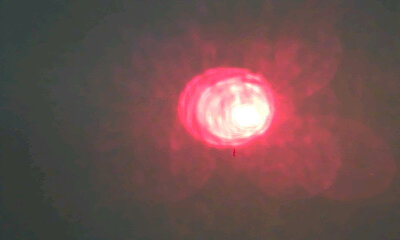
#> input picture 25_EE/dataset_01/images/84-127/84-127/capture_100.jpg, 400 x 240 px
$ python -i 23E_CV_real_trail.py   (imports and definitions only)
#> lines starting #> are read from the running program, lines starting #| are printed output that depends on the picture; after the words box and inside, x2 and y2 are one past the last pixel; in counts of white or black regions, pixels touching at a corner belong together
#> further down, picture is the input picture: shape (240, 400, 3); mean B, G, R 77.7, 79.1, 109.9
# 导入必要的库
import cv2  # OpenCV库，用于图像处理
import numpy as np  # NumPy库，用于数值计算
import time  # 时间库
import struct
# import serial
# import serial.tools.list_ports
# import serial  # 串口通信库
# 初始化串口
# 参数说明：'COM3'是串口号，115200是波特率，根据实际情况修改
# ser = serial.Serial('COM3', 115200)

# 初始化摄像头
# [9 lines not run here, left out]

# 定义感兴趣区域(ROI)
# 格式：(x起始坐标, y起始坐标, 宽度, 高度)
ROI = (0, 0, 160, 120)

# # 调节通道强度
lutEqual = np.array([i for i in range(256)]).astype("uint8")
# lutRaisen = np.array([int(102+0.6*i) for i in range(256)]).astype("uint8")
# # 调节饱和度
# # 一个三通道的查找表，其中蓝色通道和红色通道采用了 lutEqual，而绿色通道采用了 lutRaisen。这样就实现了对图像的饱和度进行调节，同时保持了图像的亮度和色调。
lutSRaisen = np.dstack((lutEqual, lutEqual, lutEqual))  # Saturation raisen

# 定义红色和绿色的HSV颜色范围阈值
# HSV颜色空间中，红色需要两个范围来覆盖
lower_red = np.array([96,0, 205])   # 红色下限 (H,S,V)
upper_red = np.array([179, 255, 255]) # 红色上限

lower_green = np.array([0, 0, 205])   # 更合理的绿色下限
upper_green = np.array([61, 255, 255]) # 更合理的绿色上限

x_red,x_green,y_red,y_green=0,0,0,0

# 串口定义
# serial_port = serial.Serial("/dev/ttyAMA0", 115200, timeout=0.5)
# serial_port_state = serial_port.is_open


def detect_black_border(
    frame, min_area=100, min_side=20, max_aspect_ratio=5, min_inner_ratio=0.5
):
    """
    检测图像中的黑色矩形边框

    参数:
        frame: 输入图像(BGR格式)
        min_area: 最小矩形面积阈值
        min_side: 最小边长阈值(像素)
        max_aspect_ratio: 最大宽高比
        min_inner_ratio: 内框相对于外框的最小边长比例(0-1)

    返回:
        processed_frame: 处理后的图像(带标记)
        border_points: 检测到的边框点(4个有序角点坐标), 未检测到返回None
                      顺序: [左上, 右上, 右下, 左下]
    """
#> called with min_area = 100, min_side = 20, max_aspect_ratio = 5, min_inner_ratio = 0.5
    # 转换为HSV颜色空间
    hsv = cv2.cvtColor(frame, cv2.COLOR_BGR2HSV)
#> hsv: shape (240, 400, 3); mean H, S, V 58, 68.1, 111.2

    # 定义黑色的HSV范围
    lower_black = np.array([0, 0, 0])
    upper_black = np.array([179, 255, 100])

    # 创建黑色区域的掩膜
    mask = cv2.inRange(hsv, lower_black, upper_black)
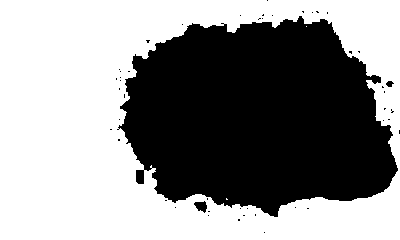
#> mask: shape (240, 400); 56.6% white; 48 black regions (45 under 20 px), largest, box (x1, y1, x2, y2) and area: (117, 16, 398, 217) 41385, (194, 201, 207, 213) 99, (386, 81, 394, 87) 33

    # 形态学操作
    kernel = np.ones((3, 3), np.uint8)
    mask = cv2.morphologyEx(mask, cv2.MORPH_OPEN, kernel, iterations=1)
#> mask: shape (240, 400); 56.6% white; 40 black regions (37 under 20 px), largest, box (x1, y1, x2, y2) and area: (117, 16, 398, 217) 41452, (194, 201, 210, 213) 107, (386, 81, 394, 87) 33
    mask = cv2.morphologyEx(mask, cv2.MORPH_CLOSE, kernel, iterations=2)
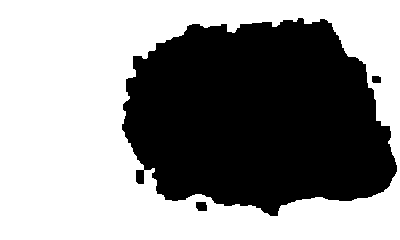
#> mask: shape (240, 400); 56.9% white; 3 black regions, box (x1, y1, x2, y2) and area: (122, 18, 397, 216) 41245, (196, 202, 207, 211) 91, (372, 76, 381, 83) 60

    # 查找轮廓
    contours, _ = cv2.findContours(mask, cv2.RETR_EXTERNAL, cv2.CHAIN_APPROX_SIMPLE)
#> contours = [[[0, 0], [0, 239], [399, 239], [399, 0]]]

    processed_frame = frame.copy()
    rectangles = []

    for contour in contours:
        area = cv2.contourArea(contour)

        if area < min_area:
            continue

        # 多边形逼近
        epsilon = 0.02 * cv2.arcLength(contour, True)
        approx = cv2.approxPolyDP(contour, epsilon, True)

        # 四边形检测条件
        if len(approx) == 4:
            x, y, w, h = cv2.boundingRect(approx)
            aspect_ratio = max(w, h) / min(w, h)

            if w > min_side and h > min_side and aspect_ratio < max_aspect_ratio:
                # 获取并排序角点
                corners = approx.reshape(-1, 2)

                # 按x坐标排序
                x_sorted = corners[np.argsort(corners[:, 0])]

                # 分为左边两个点和右边两个点
                left_points = x_sorted[:2, :]
                right_points = x_sorted[2:, :]

                # 在左边点中，y值较小的为左上，较大的为左下
                left_points = left_points[np.argsort(left_points[:, 1])]
                top_left = left_points[0]
                bottom_left = left_points[1]

                # 在右边点中，y值较小的为右上，较大的为右下
                right_points = right_points[np.argsort(right_points[:, 1])]
                top_right = right_points[0]
                bottom_right = right_points[1]

                # 按顺序组合四个点
                rect = np.array([top_left, top_right, bottom_right, bottom_left])
                # 计算矩形平均边长作为排序依据
                avg_side = (w + h) / 2
                rectangles.append((avg_side, rect))
#> this loop made 1 pass
#> (area, epsilon, x, y, w, h, aspect_ratio, x_sorted) on pass 1: (95361, 25.52, 0, 0, 400, 240, 1.67, [[0, 0], [0, 239], [399, 239], [399, 0]])
#> after the loop, rectangles = [(320, [[0, 0], [399, 0], [399, 239], [0, 239]])]

    # 按照矩形大小排序
    rectangles.sort(key=lambda x: x[0], reverse=True)

    border_points = None

    # 如果找到一个矩形
    if len(rectangles) == 1:
        border_points = rectangles[0][1]
#> border_points = [[0, 0], [399, 0], [399, 239], [0, 239]]
        # 绘制矩形（红色）
        cv2.drawContours(
            processed_frame, [border_points.astype(int)], 0, (0, 0, 255), 2
        )
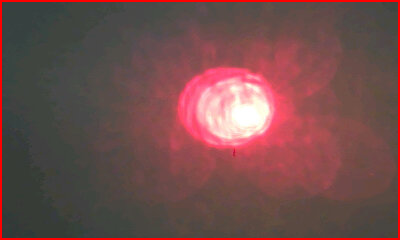
#> processed_frame: shape (240, 400, 3); 2.65% of pixels changed, all inside (x1, y1, x2, y2) = (0, 0, 400, 240)

    # 如果找到两个矩形
    elif len(rectangles) >= 2:
        outer_rect = rectangles[0][1]
        inner_rect = rectangles[1][1]

        # 计算外框平均边长
        outer_width = np.linalg.norm(outer_rect[0] - outer_rect[1])
        outer_height = np.linalg.norm(outer_rect[0] - outer_rect[3])
        outer_avg_side = (outer_width + outer_height) / 2

        # 计算内框平均边长
        inner_width = np.linalg.norm(inner_rect[0] - inner_rect[1])
        inner_height = np.linalg.norm(inner_rect[0] - inner_rect[3])
        inner_avg_side = (inner_width + inner_height) / 2

        # 检查内框是否满足最小边长比例要求
        if inner_avg_side >= outer_avg_side * min_inner_ratio:
            # 计算两个矩形的平均点
            border_points = (outer_rect + inner_rect) / 2
            # 绘制外矩形（红色）
            cv2.drawContours(
                processed_frame, [outer_rect.astype(int)], 0, (0, 0, 255), 2
            )
            # 绘制内矩形（绿色）
            cv2.drawContours(
                processed_frame, [inner_rect.astype(int)], 0, (0, 255, 0), 2
            )
        else:
            # 内框太小，只使用外框
            border_points = outer_rect
            cv2.drawContours(
                processed_frame, [outer_rect.astype(int)], 0, (0, 0, 255), 2
            )

    # 绘制最终边框点（蓝色）并标注序号
    if border_points is not None:
        for i, (cx, cy) in enumerate(border_points):
            cv2.circle(processed_frame, (int(cx), int(cy)), 5, (255, 0, 0), 2)
            cv2.putText(
                processed_frame,
                str(i),
                (int(cx) + 10, int(cy) + 10),
                cv2.FONT_HERSHEY_SIMPLEX,
                0.5,
                (255, 255, 0),
                2,
            )
#> this loop made 4 passes
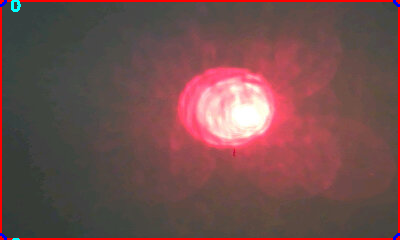
#> processed_frame: shape (240, 400, 3); 0.21% of pixels changed, all inside (x1, y1, x2, y2) = (0, 0, 400, 240)

    return processed_frame, border_points


# [45 lines left out: function stable_rectangle_detection, not called in this run]


# [1 line that did not run here, left out]
####################### 主循环 ##############################################################
# [100 lines not run here, left out]

>>> import cv2
>>> picture = cv2.imread('../25_EE/dataset_01/images/84-127/84-127/capture_100.jpg')
>>> result = detect_black_border(picture)
